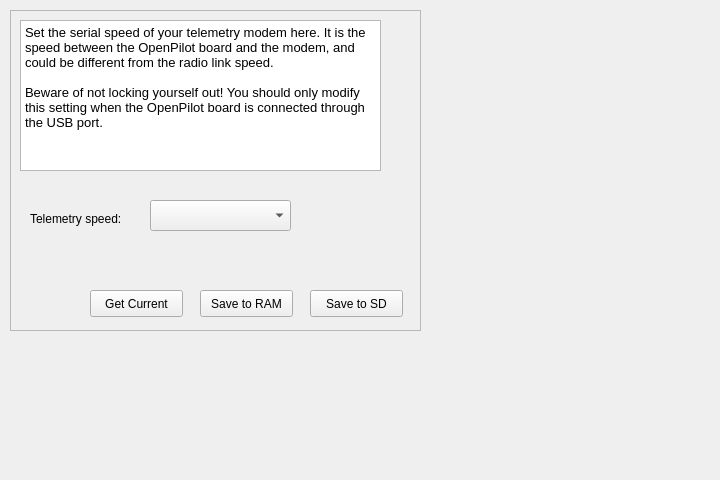
<?xml version="1.0" encoding="UTF-8"?>
<ui version="4.0">
 <class>TelemetryWidget</class>
 <widget class="QWidget" name="TelemetryWidget">
  <property name="geometry">
   <rect>
    <x>0</x>
    <y>0</y>
    <width>720</width>
    <height>480</height>
   </rect>
  </property>
  <property name="windowTitle">
   <string>Form</string>
  </property>
  <widget class="QFrame" name="frame">
   <property name="geometry">
    <rect>
     <x>10</x>
     <y>10</y>
     <width>411</width>
     <height>321</height>
    </rect>
   </property>
   <property name="frameShape">
    <enum>QFrame::StyledPanel</enum>
   </property>
   <property name="frameShadow">
    <enum>QFrame::Raised</enum>
   </property>
   <widget class="QTextBrowser" name="textBrowser">
    <property name="geometry">
     <rect>
      <x>10</x>
      <y>10</y>
      <width>361</width>
      <height>151</height>
     </rect>
    </property>
    <property name="html">
     <string>&lt;!DOCTYPE HTML PUBLIC &quot;-//W3C//DTD HTML 4.0//EN&quot; &quot;http://www.w3.org/TR/REC-html40/strict.dtd&quot;&gt;
&lt;html&gt;&lt;head&gt;&lt;meta name=&quot;qrichtext&quot; content=&quot;1&quot; /&gt;&lt;style type=&quot;text/css&quot;&gt;
p, li { white-space: pre-wrap; }
&lt;/style&gt;&lt;/head&gt;&lt;body style=&quot; font-family:'Sans'; font-size:10pt; font-weight:400; font-style:normal;&quot;&gt;
&lt;p style=&quot; margin-top:0px; margin-bottom:0px; margin-left:0px; margin-right:0px; -qt-block-indent:0; text-indent:0px;&quot;&gt;Set the serial speed of your telemetry modem here. It is the speed between the OpenPilot board and the modem, and could be different from the radio link speed.&lt;/p&gt;
&lt;p style=&quot;-qt-paragraph-type:empty; margin-top:0px; margin-bottom:0px; margin-left:0px; margin-right:0px; -qt-block-indent:0; text-indent:0px;&quot;&gt;&lt;/p&gt;
&lt;p style=&quot; margin-top:0px; margin-bottom:0px; margin-left:0px; margin-right:0px; -qt-block-indent:0; text-indent:0px;&quot;&gt;Beware of not locking yourself out! You should only modify this setting when the OpenPilot board is connected through the USB port.&lt;/p&gt;&lt;/body&gt;&lt;/html&gt;</string>
    </property>
   </widget>
   <widget class="QLabel" name="label">
    <property name="geometry">
     <rect>
      <x>20</x>
      <y>200</y>
      <width>131</width>
      <height>17</height>
     </rect>
    </property>
    <property name="text">
     <string>Telemetry speed:</string>
    </property>
   </widget>
   <widget class="QComboBox" name="telemetrySpeed">
    <property name="geometry">
     <rect>
      <x>140</x>
      <y>190</y>
      <width>141</width>
      <height>31</height>
     </rect>
    </property>
   </widget>
   <widget class="QPushButton" name="saveTelemetryToRAM">
    <property name="geometry">
     <rect>
      <x>190</x>
      <y>280</y>
      <width>93</width>
      <height>27</height>
     </rect>
    </property>
    <property name="toolTip">
     <string>Send to OpenPilot but don't write in SD.
Be sure to set the Neutral position on all sliders before sending!</string>
    </property>
    <property name="text">
     <string>Save to RAM</string>
    </property>
   </widget>
   <widget class="QPushButton" name="getTelemetryCurrent">
    <property name="geometry">
     <rect>
      <x>80</x>
      <y>280</y>
      <width>93</width>
      <height>27</height>
     </rect>
    </property>
    <property name="toolTip">
     <string>Retrieve settings from OpenPilot</string>
    </property>
    <property name="text">
     <string>Get Current</string>
    </property>
   </widget>
   <widget class="QPushButton" name="saveTelemetryToSD">
    <property name="geometry">
     <rect>
      <x>300</x>
      <y>280</y>
      <width>93</width>
      <height>27</height>
     </rect>
    </property>
    <property name="toolTip">
     <string>Be sure to set the Neutral position on all sliders before sending!
Applies and Saves all settings to SD</string>
    </property>
    <property name="text">
     <string>Save to SD</string>
    </property>
   </widget>
  </widget>
 </widget>
 <resources/>
 <connections/>
</ui>
